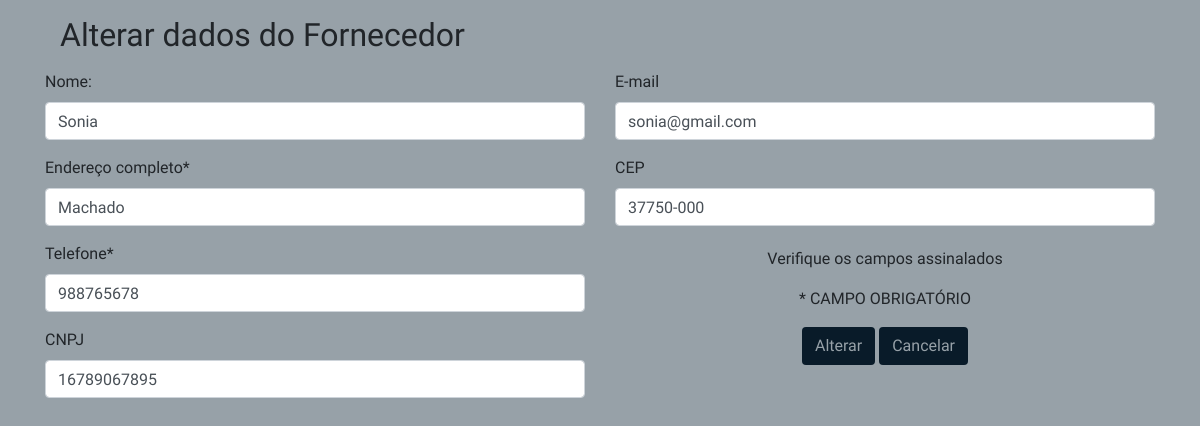
The page /edita_fornecedor.php?idFornecedores=1 on the database as committed earlier.
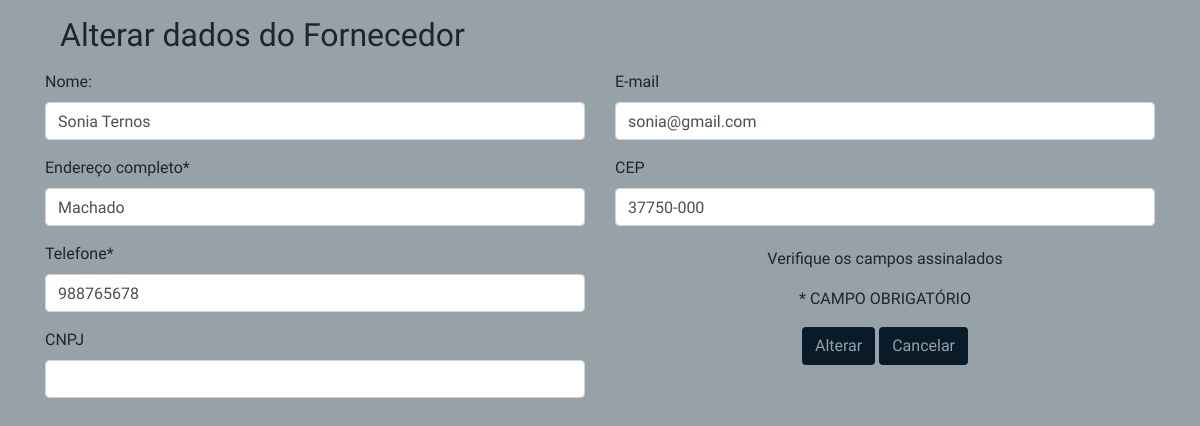
The same page on the database as committed later.
### tables this page shows
CREATE TABLE IF NOT EXISTS `fornecedores` (
  `idFornecedores` int(11) NOT NULL AUTO_INCREMENT,
  `nome` varchar(200) NOT NULL,
  `endereco` varchar(200) NOT NULL,
  `telefone` varchar(20) NOT NULL,
  `cnpj` varchar(45) DEFAULT NULL,
  `email` varchar(45) DEFAULT NULL,
  `cep` varchar(45) DEFAULT NULL,
  PRIMARY KEY (`idFornecedores`)
);

### edita_fornecedor.php (the view, shortened to what this page needs)
<!DOCTYPE html>
<html>
<head>
  <link rel="stylesheet" href="css/bootstrap.css">
	<link rel="stylesheet" href="css/all.css">
	<link rel="stylesheet" href="css/estilo.css">
</head>
<?php
	$idFornecedores = $_GET["idFornecedores"];
	include "funcoesbd.php";
	$conexao = conecta_bd();
	$dados = consulta_editar_fornecedor($conexao,$idFornecedores);
		$nome = $dados["nome"];
		$endereco = $dados["endereco"];
		$telefone = $dados["telefone"];
		$cnpj = $dados["cnpj"];
		$email = $dados["email"];
		$cep = $dados["cep"];
 ?>
<body style="background-color: #97a1a8;">
  <section id="formulario">
  	<div class="container">
  		<form action="edfornecedor_envia.php" method="post" name="form" id="form" onSubmit="return valida_dados(this)">
			<div class="col-md-12">
				<p><h2>Alterar dados do Fornecedor</h2></p>
			 </div>
		<div class="row">
	<div class="col-md-6">
		 <div class="form-group">
					<label>Nome:</label>
					<input type="text" required="required" name="nome" class="form-control" value="<?php echo
					$nome;?>">
		</div>
		<div class="form-group">
					<label>Endereço completo*</label>
					<input type="text" required="required" name="endereco" class="form-control" value="<?php echo
					$endereco;?>">
        </div>
        <div class="form-group">
					<label>Telefone*</label>
					<input type="text" required="required" name="telefone" class="form-control" value="<?php echo
					$telefone;?>">
		</div>
		<div class="form-group">
					<label>CNPJ</label>
					<input type="text" required="required" name="cnpj" class="form-control" value="<?php echo
					$cnpj;?>">
        </div>
    </div>
 		<div class="col-md-6">
        <div class="form-group">
					<label>E-mail</label>
					<input type="text" required="required" name="email" class="form-control" value="<?php echo
					$email;?>">
		</div>
        <div class="form-group">
					<label>CEP</label>
					<input type="text" required="required" name="cep" class="form-control" value="<?php echo
					$cep;?>">
		</div>
			<div class="col-md-6 text-center mx-auto d-block" style="padding-top: 5px;">
								<p>Verifique os campos assinalados</p>
								<p>* CAMPO OBRIGATÓRIO</p>
			<input type="submit" class="btn" value="Alterar" class="botao" style="background-color: #091b29; color:#97a1a8; ">
			<input type="reset" class="btn" name="cancelar" value="Cancelar" class="botao" onclick="javascript: location.href='fornecedor.php';" style="background-color: #091b29; color:#97a1a8; ">
			</div>
	</div>
	</div>
	</form>
	</div>
</section>
</body>
</html>

Rows that differ between the two databases and show on the page:
changed fornecedores "Machado": nome "Sonia" → "Sonia Ternos"; cnpj "16789067895" → (not shown)
